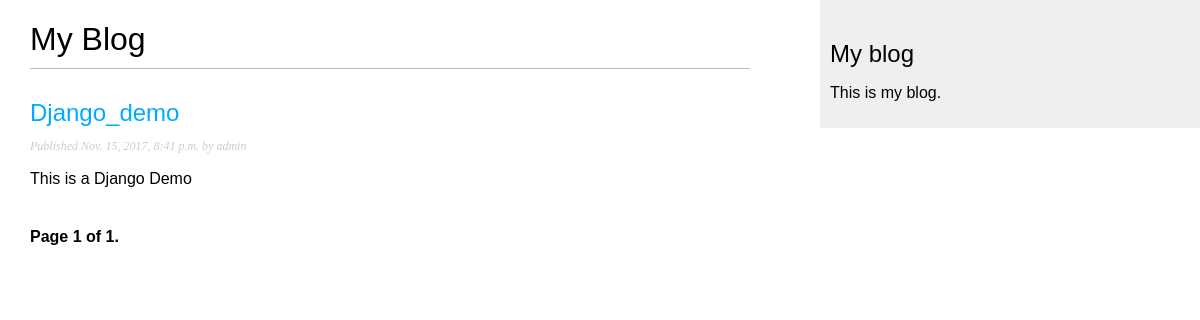
Before: /blog/ with the older database file.
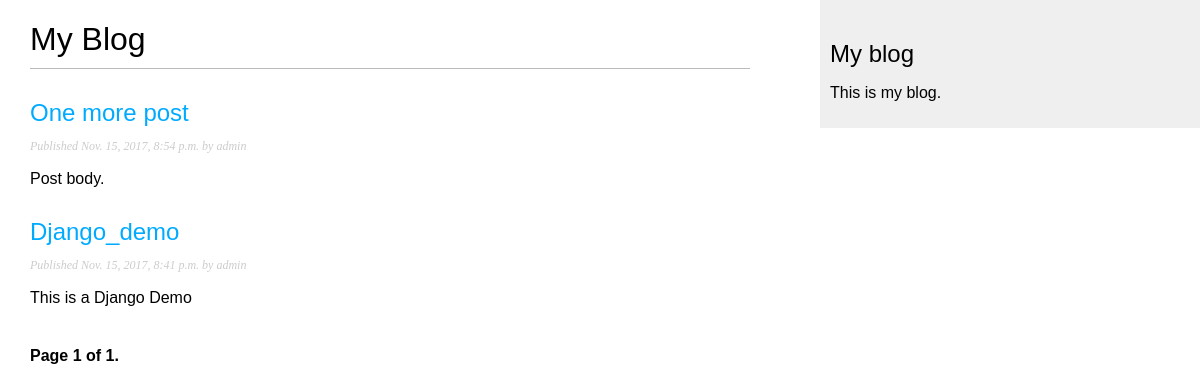
After: the same page with the newer database file.
### blog/models.py (models this page shows, shortened)
class Post(models.Model):
    STATUS_CHOICES = (
        ('draft', 'Draft'),
        ('published', 'Published'),
    )
    title = models.CharField(max_length = 250)
    slug = models.SlugField(max_length = 250, unique_for_date='publish')
    author = models.ForeignKey(User, related_name = 'blog_post')
    body = models.TextField()
    publish = models.DateTimeField(default = timezone.now)
    created = models.DateTimeField(auto_now_add = True)
    upadated = models.DateTimeField(auto_now = True)
    status = models.CharField(max_length = 10, choices = STATUS_CHOICES, default = 'draft')
    class Meta:
        ordering = ('-publish',)
    def get_absolute_url(self):
        return reverse('blog:post_detail', args = [self.publish.year,
                                                   self.publish.strftime('%m'),
                                                   self.publish.strftime('%d'),
                                                   self.slug])

### blog/views.py (the view)
class PostListView(ListView):
    queryset = Post.objects.all()
    context_object_name = 'posts'
    paginate_by = 3
    template_name = 'blog/post/list.html'

### blog/templates/blog/post/list.html (shortened to what this page needs)
{% extends "blog/base.html" %}
{% block content %}
  <h1>My Blog</h1>
  {% for post in posts %}
    <h2><a href="{{ post.get_absolute_url }}"> {{ post.title }}</a></h2>
    <p class = "date">Published {{ post.publish }} by {{ post.author }}</p>
    {{ post.body|truncatewords:30|linebreaks }}
  {% endfor %}
  {% include "pagination.html" with page=page_obj %}
{% endblock %}

Changed rows visible on the page:
added Post: title "One more post", publish "Nov. 15, 2017, 8:54 p.m.", author "admin", body "Post body."
